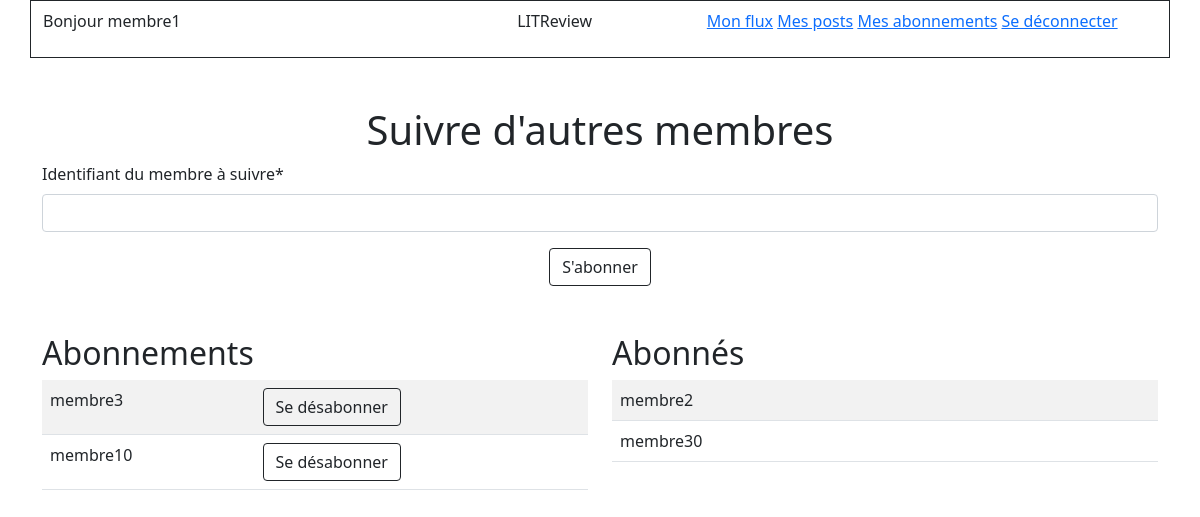
Page /follows/ (signed in) on the committed database.
### authentication/models.py (models this page shows)
class User(AbstractUser):
    SUBSCRIBER = "Membre"
    followed_members = models.ManyToManyField(
        settings.AUTH_USER_MODEL,
        through="UserFollows",
        related_name="followed"
    )

class UserFollows(models.Model):
    user = models.ForeignKey(
        to=settings.AUTH_USER_MODEL,
        on_delete=models.CASCADE,
        related_name="following"
    )
    followed_user = models.ForeignKey(
        to=settings.AUTH_USER_MODEL,
        on_delete=models.CASCADE,
        related_name="following_by"
    )
    class Meta:
        unique_together = ["user", "followed_user"]

### authentication/views.py (the view, shortened to what this page needs)
# urls.py: path("follows/", views.follows, name="follows"),
@login_required
def follows(request):
    add_followed_form = forms.AddFollowedForm()
    followed = request.user.followed_members.all()
    followers = request.user.following_by.all().order_by('user')
    message = ""
    context = {
        "add_followed_form": add_followed_form,
        "followed": followed,
        "followers": followers,
        "message": message
    }
    return render(
        request,
        "authentication/follows.html",
        context=context
    )

### authentication/forms.py
class AddFollowedForm(forms.Form):
    add_followed = forms.BooleanField(widget=forms.HiddenInput, initial=True)
    followed_name = forms.CharField(
        max_length=150,
        label="Identifiant du membre à suivre",
    )

### authentication/templates/authentication/follows.html (shortened to what this page needs)
{% extends "base.html" %}
{% load crispy_forms_tags %}
{% block content %}
    <h1 class="text-center">Suivre d'autres membres</h1>
    <form method="post">
        {{ add_followed_form|crispy }}
        <div class="text-center">
            <button type="submit" class="btn btn-outline-dark">S'abonner</button>
        </div>
    </form>
    <div class="row">
        <div class="col-6">
            <h2 class="mt-5">Abonnements</h2>
            <table class="table table-striped">
                {% for member in followed %}
                    <tr>
                        <td>
                            {{ member }}
                        </td>
                        <td>
                            <a class="btn btn-outline-dark" href="{% url 'authentication:remove_followed' followed_id=member.id %}">Se désabonner</a>
                        </td>
                    </tr>
                {% endfor %}
            </table>
        </div>
        <div class="col-6">
            <h2 class="mt-5">Abonnés</h2>
            <table class="table table-striped">
                {% for member in followers %}
                    <tr>
                        <td>{{ member.user }}</td>
                    </tr>
                {% endfor %}
            </table>
        </div>
    </div>
{% endblock content %}

### templates/base.html (shortened to what this page needs)
<!DOCTYPE html>
<html lang="en" xmlns="http://www.w3.org/1999/html">
<head>
    <link href="https://cdn.jsdelivr.net/npm/bootstrap@5.1.3/dist/css/bootstrap.min.css" rel="stylesheet">
</head>
<body>
    <header>
        <nav class="bg_light">
            <div class="container">
                <div class="row border border-dark py-2">
                    <div class="col-5 align-self-center">
                        {% if user.is_authenticated %}
                            <p>Bonjour {{ user.username }}</p>
                        {% endif %}
                    </div>
                    <div class="col-2">
                        <p>LITReview</p>
                    </div>
                    <div class="col-5">
                        {% if user.is_authenticated %}
                            <a href="{% url 'feed:my-flow' %}" class="link-primary">Mon flux</a>
                            <a href="{% url 'feed:my-posts' %}">Mes posts</a>
                            <a href="{% url 'authentication:follows' %}">Mes abonnements</a>
                            <a href="{% url 'authentication:logout' %}">Se déconnecter</a>
                        {% endif %}
                    </div>
                </div>
            </div>
        </nav>
    </header>
    <section class="container my-5">
    {% block content %}
    {% endblock content %}
    </section>
</body>
</html>

### rows in the picture
User: username "membre1"
User: username "membre3"
User: username "membre10"
UserFollows: user "membre2"
UserFollows: user "membre30"
